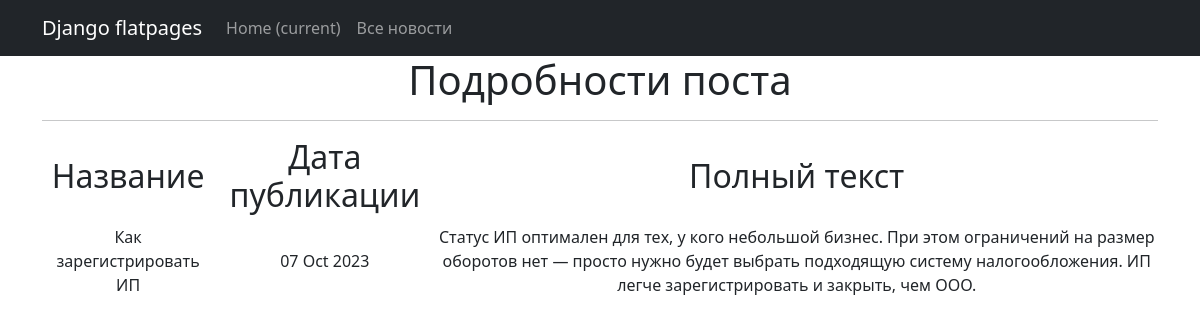
The page /news/2 on the database its author committed.
### simpleapp/models.py (models this page shows, shortened)
class Post(models.Model):
    id = models.AutoField(primary_key=True)
    title_of_post = models.CharField(max_length=100)
    author = models.ForeignKey(Author, on_delete=models.CASCADE)
    post_text = models.TextField()
    news_or_article = models.CharField(max_length=8, choices=NEWS_OR_ARTICLE, default='article')
    post_rating = models.IntegerField(default=0)
    date_of_post = models.DateTimeField(auto_now_add=True)
    category = models.ManyToManyField('category', through='PostCategory')

### simpleapp/views.py (the view)
# urls.py: path('news/<int:pk>', PostDetail.as_view(), name='post_detail'),
class PostDetail(DetailView):
    model = Post
    template_name = 'post.html'
    context_object_name = 'post'

### simpleapp/templatetags/custom_filters.py (called while the page is built)
@register.filter()
def censor(value):
   censored_text = value
   for word in value.split(' '):
       if word in BAD_WORDS:
           censored_text = censored_text.replace(word, '***')
   return censored_text

### templates/post.html (shortened to what this page needs)
{% extends 'flatpages/default.html' %}
{% load custom_filters %}
{% block content %}
   <h1>Подробности поста</h1>
   <hr>
       <table>
           <tr>
               <td><h2>Название</h2></td>
               <td><h2>Дата публикации</h2></td>
               <td><h2>Полный текст</h2></td>
           </tr>
           <tr>
               <td>{{ post.title_of_post|censor }}</td>
               <td>{{ post.date_of_post|date:'d M Y' }}</td>
               <td>{{ post.post_text|censor }}</td>
           </tr>
       </table>
{% endblock content %}

### rows shown on the page
Post: title_of_post|censor "Как зарегистрировать ИП", date_of_post "07 Oct 2023", post_text|censor "Статус ИП оптимален для тех, у кого небольшой бизнес. При этом ограничений на размер оборотов нет — просто нужно будет выбрать подходящую систему налогообложения. ИП легче зарегистрировать и закрыть, чем ООО."
